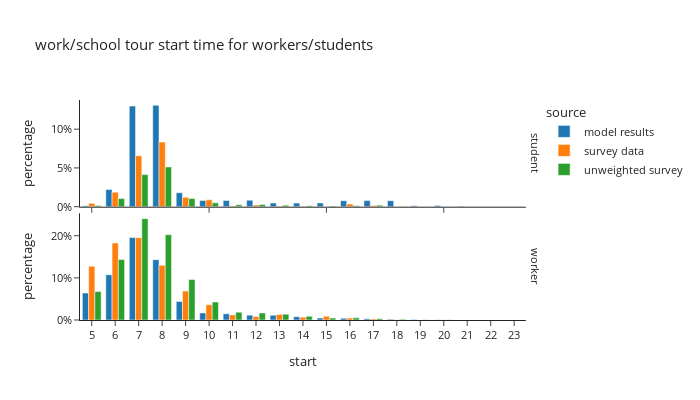

Source (notebook cell):
### Code cell
df_plot = ws_tour_data.groupby(['source','person_type','tour_type','start'])[['trip_weight_2017_2019']].sum().reset_index()
df_plot['percentage'] = df_plot.groupby(['source'], group_keys=False)['trip_weight_2017_2019']. \
    apply(lambda x: x / float(x.sum()))

fig = px.bar(df_plot, x="start", y="percentage", color="source",barmode="group", template="simple_white",
             facet_row='person_type',
             # color_discrete_sequence=config['psrc_color'],
             title="work/school tour start time for workers/students")
fig.for_each_annotation(lambda a: a.update(text = a.text.split("=")[-1]))
fig.update_layout(height=400, width=700, font=dict(size=11), yaxis1=dict(tickformat=".0%"), yaxis2=dict(tickformat=".0%", matches=None), xaxis=dict(dtick="1"))
fig.show()

### Figure 1 — Plotly figure (JSON) as saved in the notebook; plotly's stock layout.template omitted (floating-point values rounded to 4 significant figures)
{"data": [{"alignmentgroup": "True", "hovertemplate": "source=model results<br>person_type=student<br>start=%{x}<br>percentage=%{y}<extra></extra>", "legendgroup": "model results", "marker": {"color": "#1F77B4", "pattern": {"shape": ""}}, "name": "model results", "offsetgroup": "model results", "orientation": "v", "showlegend": true, "textposition": "auto", "type": "bar", "x": [5.0, 6.0, 7.0, 8.0, 9.0, 10.0, 11.0, 12.0, 13.0, 14.0, 15.0, 16.0, 17.0, 18.0, 19.0, 20.0, 21.0, 22.0, 23.0], "xaxis": "x2", "y": [0.001375, 0.02213, 0.1297, 0.1307, 0.01799, 0.008011, 0.008062, 0.008368, 0.004689, 0.004708, 0.004898, 0.007767, 0.00785, 0.00782, 0.001299, 0.001618, 0.0006955, 1.807e-05, 3.907e-05], "yaxis": "y2"}, {"alignmentgroup": "True", "hovertemplate": "source=model results<br>person_type=worker<br>start=%{x}<br>percentage=%{y}<extra></extra>", "legendgroup": "model results", "marker": {"color": "#1F77B4", "pattern": {"shape": ""}}, "name": "model results", "offsetgroup": "model results", "orientation": "v", "showlegend": false, "textposition": "auto", "type": "bar", "x": [5.0, 6.0, 7.0, 8.0, 9.0, 10.0, 11.0, 12.0, 13.0, 14.0, 15.0, 16.0, 17.0, 18.0, 19.0, 20.0, 21.0, 22.0, 23.0], "xaxis": "x", "y": [0.06391, 0.1074, 0.1956, 0.1432, 0.04391, 0.01671, 0.0147, 0.01154, 0.01141, 0.007942, 0.004667, 0.004168, 0.002885, 0.001932, 0.0013, 0.0007468, 0.0001954, 2.442e-05, 1.661e-05], "yaxis": "y"}, {"alignmentgroup": "True", "hovertemplate": "source=survey data<br>person_type=student<br>start=%{x}<br>percentage=%{y}<extra></extra>", "legendgroup": "survey data", "marker": {"color": "#FF7F0E", "pattern": {"shape": ""}}, "name": "survey data", "offsetgroup": "survey data", "orientation": "v", "showlegend": true, "textposition": "auto", "type": "bar", "x": [5.0, 6.0, 7.0, 8.0, 9.0, 10.0, 11.0, 12.0, 13.0, 14.0, 15.0, 16.0, 17.0, 18.0], "xaxis": "x2", "y": [0.004319, 0.01868, 0.06562, 0.08341, 0.01217, 0.008897, 0.0009022, 0.002124, 0.0004399, 0.0001764, 9.3e-05, 0.003472, 0.001574, 3.112e-05], "yaxis": "y2"}, {"alignmentgroup": "True", "hovertemplate": "source=survey data<br>person_type=worker<br>start=%{x}<br>percentage=%{y}<extra></extra>", "legendgroup": "survey data", "marker": {"color": "#FF7F0E", "pattern": {"shape": ""}}, "name": "survey data", "offsetgroup": "survey data", "orientation": "v", "showlegend": false, "textposition": "auto", "type": "bar", "x": [5.0, 6.0, 7.0, 8.0, 9.0, 10.0, 11.0, 12.0, 13.0, 14.0, 15.0, 16.0, 17.0, 18.0, 19.0, 20.0], "xaxis": "x", "y": [0.1277, 0.1826, 0.1955, 0.1297, 0.06866, 0.03626, 0.01209, 0.008211, 0.013, 0.006701, 0.008925, 0.004608, 0.002572, 0.0005412, 0.0002551, 0.0008035], "yaxis": "y"}, {"alignmentgroup": "True", "hovertemplate": "source=unweighted survey<br>person_type=student<br>start=%{x}<br>percentage=%{y}<extra></extra>", "legendgroup": "unweighted survey", "marker": {"color": "#2CA02C", "pattern": {"shape": ""}}, "name": "unweighted survey", "offsetgroup": "unweighted survey", "orientation": "v", "showlegend": true, "textposition": "auto", "type": "bar", "x": [5.0, 6.0, 7.0, 8.0, 9.0, 10.0, 11.0, 12.0, 13.0, 14.0, 15.0, 16.0, 17.0, 18.0], "xaxis": "x2", "y": [0.001471, 0.01048, 0.04138, 0.05132, 0.01048, 0.004966, 0.002391, 0.002759, 0.002023, 0.001287, 0.0009196, 0.001287, 0.002023, 0.0003678], "yaxis": "y2"}, {"alignmentgroup": "True", "hovertemplate": "source=unweighted survey<br>person_type=worker<br>start=%{x}<br>percentage=%{y}<extra></extra>", "legendgroup": "unweighted survey", "marker": {"color": "#2CA02C", "pattern": {"shape": ""}}, "name": "unweighted survey", "offsetgroup": "unweighted survey", "orientation": "v", "showlegend": false, "textposition": "auto", "type": "bar", "x": [5.0, 6.0, 7.0, 8.0, 9.0, 10.0, 11.0, 12.0, 13.0, 14.0, 15.0, 16.0, 17.0, 18.0, 19.0, 20.0], "xaxis": "x", "y": [0.0675, 0.1435, 0.2406, 0.2025, 0.09619, 0.04267, 0.01858, 0.01674, 0.01379, 0.008644, 0.004782, 0.00515, 0.003127, 0.001839, 0.0005518, 0.0007357], "yaxis": "y"}], "layout": {"annotations": [{"font": {}, "showarrow": false, "text": "worker", "textangle": 90, "x": 0.98, "xanchor": "left", "xref": "paper", "y": 0.2425, "yanchor": "middle", "yref": "paper"}, {"font": {}, "showarrow": false, "text": "student", "textangle": 90, "x": 0.98, "xanchor": "left", "xref": "paper", "y": 0.7575, "yanchor": "middle", "yref": "paper"}], "barmode": "group", "font": {"size": 11}, "height": 400, "legend": {"title": {"text": "source"}, "tracegroupgap": 0}, "title": {"text": "work/school tour start time for workers/students"}, "width": 700, "xaxis": {"anchor": "y", "domain": [0.0, 0.98], "dtick": "1", "title": {"text": "start"}}, "xaxis2": {"anchor": "y2", "domain": [0.0, 0.98], "matches": "x", "showticklabels": false}, "yaxis": {"anchor": "x", "domain": [0.0, 0.485], "tickformat": ".0%", "title": {"text": "percentage"}}, "yaxis2": {"anchor": "x2", "domain": [0.515, 1.0], "tickformat": ".0%", "title": {"text": "percentage"}}}}
